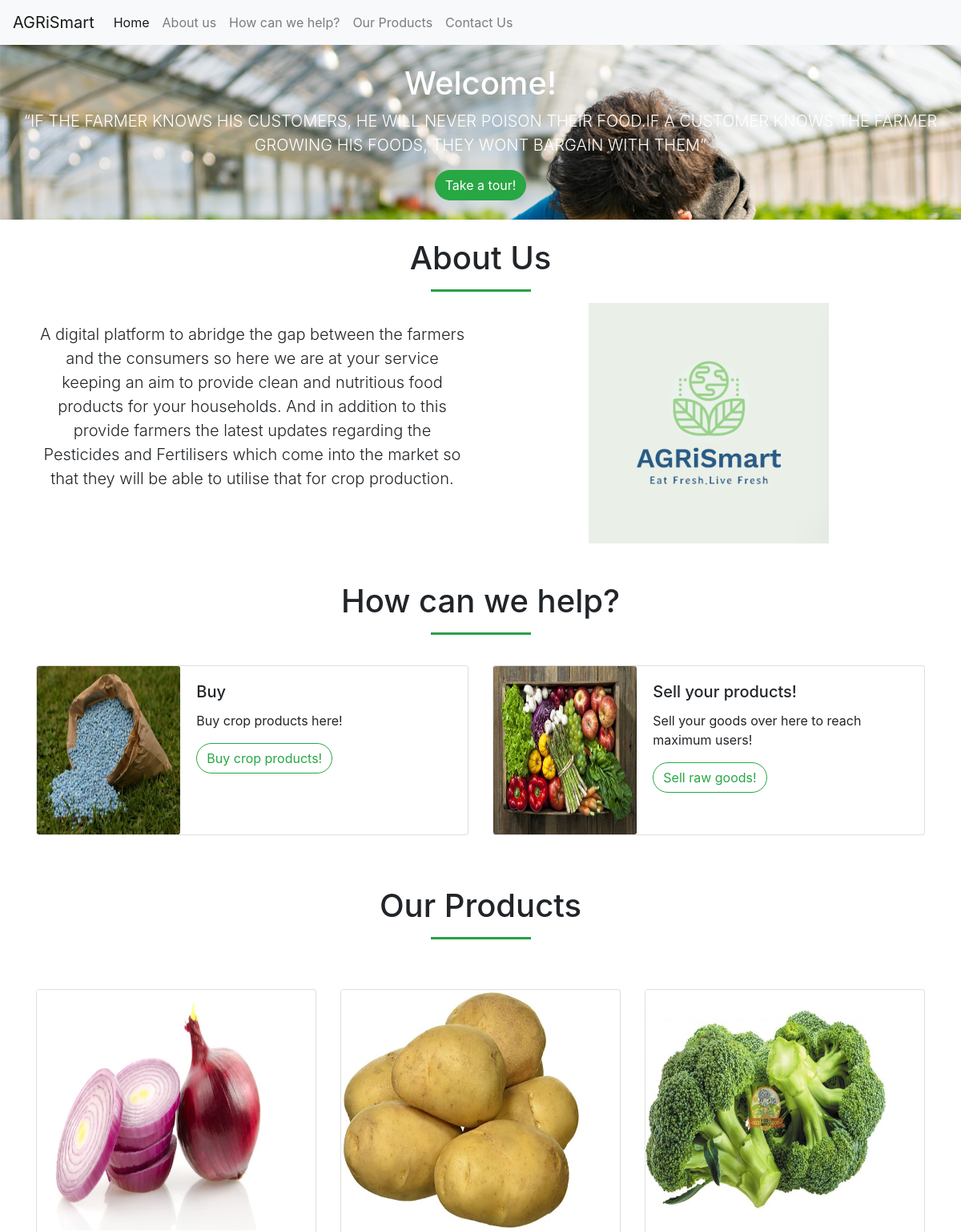
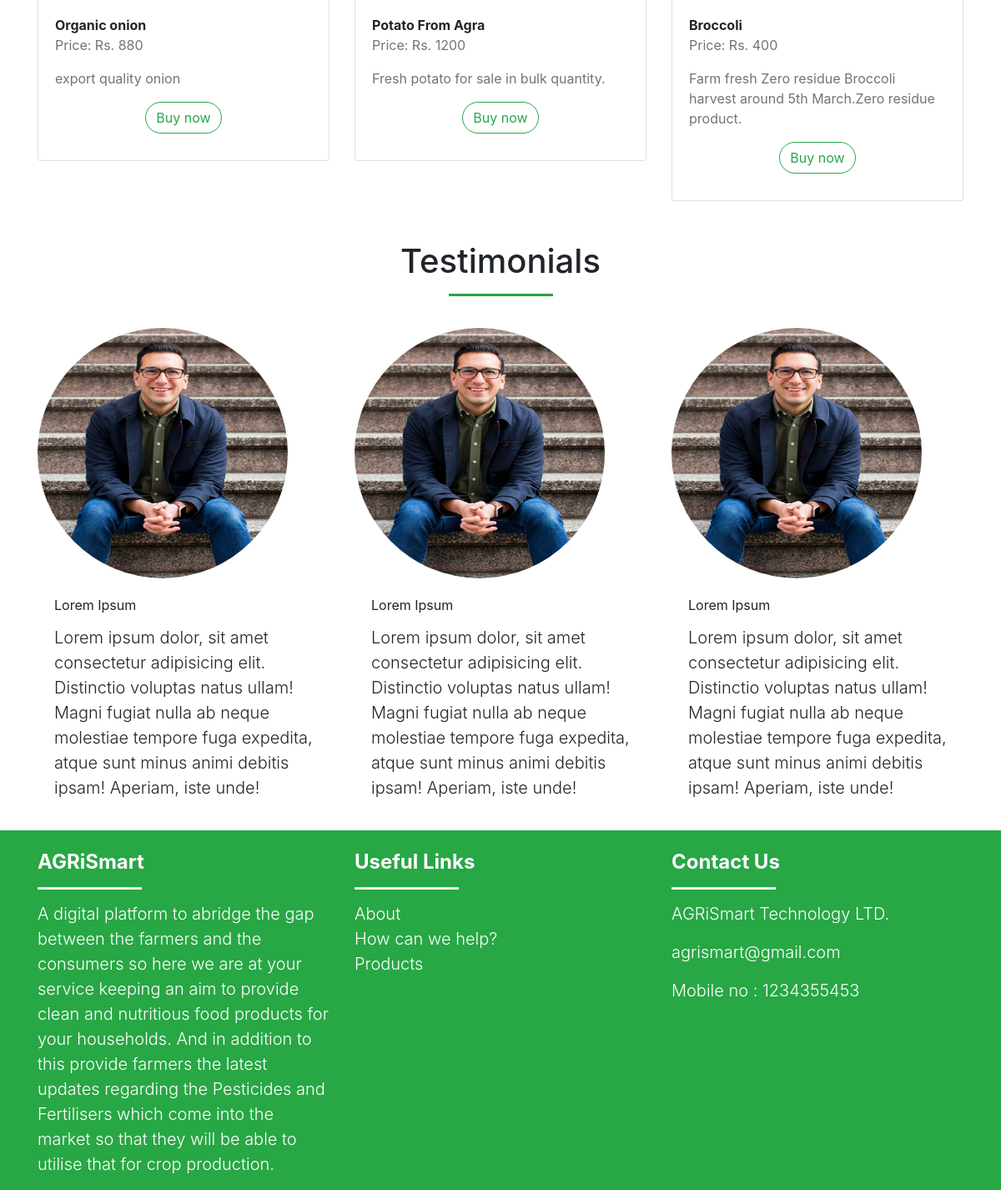
The page / on the database its author committed (2 pictures, top to bottom).
### tables this page shows
CREATE TABLE `products` (
  `id` int(100) NOT NULL,
  `pname` varchar(255) NOT NULL,
  `price` varchar(255) NOT NULL,
  `ptype` varchar(255) NOT NULL,
  `p_img` varchar(255) NOT NULL,
  `quantity` varchar(255) NOT NULL,
  `details` varchar(255) NOT NULL
);

### index.php (the view, shortened to what this page needs)
<?php
  include('./config.php');
?>
<!DOCTYPE html>
<html lang="en">
<head>
    <link rel="stylesheet" href="./assets/css/style.css">
    <link rel="stylesheet" href="https://stackpath.bootstrapcdn.com/bootstrap/4.5.0/css/bootstrap.min.css">
    <link rel="stylesheet" href="https://use.fontawesome.com/releases/v5.8.2/css/all.css">
    <link href="https://cdn.rawgit.com/michalsnik/aos/2.1.1/dist/aos.css" rel="stylesheet">
</head>
<body>
    <nav class="navbar navbar-expand-lg navbar-light bg-light">
        <a class="navbar-brand" href="#">AGRiSmart</a>
        <div class="collapse navbar-collapse" id="navbarSupportedContent">
          <ul class="navbar-nav mr-auto">
            <li class="nav-item active">
              <a class="nav-link" href="index.php">Home<span class="sr-only">(current)</span></a>
            </li>
            <li class="nav-item">
              <a class="nav-link" href="index.php#about">About us</a>
            </li>
            <li class="nav-item">
              <a class="nav-link" href="index.php#categories">How can we help?</a>
            </li>
            <li class="nav-item">
              <a class="nav-link" href="index.php#products">Our Products</a>
            </li>
            <li class="nav-item">
              <a class="nav-link" href="index.php#footer">Contact Us</a>
            </li>
          </ul>
        </div>
      </nav>
      <div class="banner" style="background-image: url(./assets/images/bg.jpg);">
            <div class="welcome text-center">
                <h1 class="mt-4" style="display: inline-block;">Welcome!</h1>
                <p class="lead">
                “IF THE FARMER KNOWS HIS CUSTOMERS, HE WILL NEVER POISON THEIR FOOD.IF A CUSTOMER KNOWS THE FARMER GROWING HIS FOODS, THEY WONT BARGAIN WITH THEM”
                </p>
                <a href="index.php#about" class="btn btn-success mb-4">Take a tour!</a>
            </div>
      </div><br>
      <section id="about">
          <div class="container text-center" data-aos="fade-up" data-aos-delay="200">
            <h1 style="display: inline-block;">About Us</h1><br>
            <hr class=" mb-2 mt-0 d-inline-block mx-auto" style="width: 125px; height: 2px;background-color: #28a745;"><br>
            <div class="row" data-aos="fade-up" data-aos-delay="300">
                <div class="col-md-6 mt-4">
                    <p class="lead">
                    A digital platform to abridge the gap between the farmers and the consumers so here we are at your service keeping an aim to provide clean and nutritious food products for your households. And in addition to this provide farmers the latest updates regarding the Pesticides and Fertilisers which come into the market so that they will be able to utilise that for crop production.
                    </p>
                </div>
                <div class="col-md-6">
                    <img src="./assets/images/about.png" alt="" width="300" height="300">
                </div>
            </div>
          </div>
      </section><br><br>
      <section id="categories">
        <div class="text-center" class="mt-4" data-aos="fade-up" data-aos-delay="200">
            <h1 style="display: inline-block;">How can we help?</h1><br>
            <hr class=" mb-2 mt-0 d-inline-block mx-auto" style="width: 125px; height: 2px;background-color: #28a745;"><br>
        </div>
        <div class="container mt-4" data-aos="fade-up" data-aos-delay="300">
            <div class="row">
                <div class="col-md-6">
                    <div class="card mb-3" style="max-width: 540px;">
                        <div class="row no-gutters">
                          <div class="col-md-4">
                            <img src="./assets/images/fertilisers.jpg" class="card-img" alt="..." height="210">
                          </div>
                          <div class="col-md-8">
                            <div class="card-body">
                              <h5 class="card-title">Buy</h5>
                              <p class="card-text">Buy crop products here!</p>
                              <a href="./buy" class="btn btn-outline-success">Buy crop products!</a>
                            </div>
                          </div>
                        </div>
                      </div>
                </div>
                <div class="col-md-6">
                    <div class="card mb-3" style="max-width: 540px;">
                        <div class="row no-gutters">
                          <div class="col-md-4">
                            <img src="./assets/images/goods.jpg" class="card-img" alt="..." height="210">
                          </div>
                          <div class="col-md-8">
                            <div class="card-body">
                              <h5 class="card-title">Sell your products!</h5>
                              <p class="card-text">Sell your goods over here to reach maximum users!</p>
                              <a href="./sell" class="btn btn-outline-success">Sell raw goods!</a>
                            </div>
                          </div>
                        </div>
                      </div>
                </div>
            </div>
        </div>
      </section><br>
      <section id="products" class="mt-4">
        <div class="text-center" class="mt-4"  data-aos="fade-up" data-aos-delay="200">
          <h1 style="display: inline-block;">Our Products</h1><br>
          <hr class=" mb-2 mt-0 d-inline-block mx-auto" style="width: 125px; height: 2px;background-color: #28a745;"><br>
      </div>
        <div class="container mt-4" data-aos="fade-up" data-aos-delay="300">
          <div class="row">
            <?php
              $product = "SELECT * FROM products LIMIT 3";
              $product_result = mysqli_query($con,$product) or die(mysqli_error($con));
              while($row = mysqli_fetch_assoc($product_result)) {
                $pid = $row['id'];
            ?>
            <div class="col-md-4 mt-4 mb-4">
                <div class="card">
                    <img src="./sell/products/<?php echo $row['p_img']; ?>" alt="" width="300" height="300">
                    <div class="card-body">
                        <div class="card-title">
                            <strong><?php echo $row['pname']; ?></strong>
                            <p class="text-muted">Price: Rs. <?php echo $row['price'] ?></p>
                            <p class="text-muted"><?php echo $row['details']; ?></p>
                            <div class="text-center">
                                <a href="./buy_product.php?pid=<?php echo $pid; ?>" style="border-radius: 25px;" class="btn btn-outline-success">Buy now</a>
                            </div>
                        </div>
                    </div>
                </div>
              </div>
                <?php
              }
                ?>
              </div>
            </div>
      </section><br>
      <section id="testimonial">
        <div class="text-center" class="mt-4" data-aos="fade-up" data-aos-delay="200">
          <h1 style="display: inline-block;">Testimonials</h1><br>
          <hr class=" mb-2 mt-0 d-inline-block mx-auto" style="width: 125px; height: 2px;background-color: #28a745;"><br>
        </div>
        <div class="container mt-4" data-aos="fade-up" data-aos-delay="300">
          <div class="row">
            <div class="col-md-4">
              <img src="./assets/images/user.jpg" alt="" width="300" height="300">
              <div class="card-body">
                <div class="card-title">
                  Lorem Ipsum
                </div>
                <p class="lead">
                  Lorem ipsum dolor, sit amet consectetur adipisicing elit. Distinctio voluptas natus ullam! Magni fugiat nulla ab neque molestiae tempore fuga expedita, atque sunt minus animi debitis ipsam! Aperiam, iste unde!
                </p>
              </div>
            </div>
            <div class="col-md-4">
              <img src="./assets/images/user.jpg" alt="" width="300" height="300">
              <div class="card-body">
                <div class="card-title">
                  Lorem Ipsum
                </div>
                <p class="lead">
                  Lorem ipsum dolor, sit amet consectetur adipisicing elit. Distinctio voluptas natus ullam! Magni fugiat nulla ab neque molestiae tempore fuga expedita, atque sunt minus animi debitis ipsam! Aperiam, iste unde!
                </p>
              </div>
            </div>
            <div class="col-md-4">
              <img src="./assets/images/user.jpg" alt="" width="300" height="300">
              <div class="card-body">
                <div class="card-title">
                  Lorem Ipsum
                </div>
                <p class="lead">
                  Lorem ipsum dolor, sit amet consectetur adipisicing elit. Distinctio voluptas natus ullam! Magni fugiat nulla ab neque molestiae tempore fuga expedita, atque sunt minus animi debitis ipsam! Aperiam, iste unde!
                </p>
              </div>
            </div>
          </div>
        </div>
      </section>
      <section id="footer">
        <div class="footer" style="background-color: #28a745;" data-aos="fade-up" data-aos-delay="300">
          <div class="container">
            <div class="row">
              <div class="col-md-4">
                <h4 class="mt-4" style="color: #ffffff;"><strong>AGRiSmart</strong></h4>
                <hr class=" mb-2 mt-0 d-inline-block mx-auto" style="width: 125px; height: 2px;background-color: #ffffff;">
                <p class="lead" style="color: #ffffff;">
                A digital platform to abridge the gap between the farmers and the consumers so here we are at your service keeping an aim to provide clean and nutritious food products for your households. And in addition to this provide farmers the latest updates regarding the Pesticides and Fertilisers which come into the market so that they will be able to utilise that for crop production.
                </p>
              </div>
              <div class="col-md-4">
                <h4 class="mt-4" style="color: #ffffff;"><strong>Useful Links</strong></h4>
                <hr class=" mb-2 mt-0 d-inline-block mx-auto" style="width: 125px; height: 2px;background-color: #ffffff;"><br>
                <a href="index.php#about" class="lead" style="color: #ffffff;">About</a><br>
                <a href="index.php#categories" class="lead" style="color: #ffffff;">How can we help?</a><br>
                <a href="index.php#products" class="lead" style="color: #ffffff;">Products</a>
              </div>
              <div class="col-md-4">
                <h4 class="mt-4" style="color: #ffffff;"><strong>Contact Us</strong></h4>
                <hr class=" mb-2 mt-0 d-inline-block mx-auto" style="width: 125px; height: 2px;background-color: #ffffff;">
                <p class="lead" style="color: #ffffff;">AGRiSmart Technology LTD.</p>
                <p class="lead" style="color: #ffffff;">agrismart@gmail.com </p>
                <p class="lead" style="color: #ffffff;">Mobile no : 1234355453</p>
              </div>
            </div>
          </div>
        </div>
      </section>
</body>
</html>

### assets/css/style.css (style rules this page uses)
.banner { background-size: cover; }
.banner .welcome { color: #ffffff; }
.btn { border-radius: 25px !important; }
#testimonial img { border-radius: 50%; }

### rows shown on the page
products: p_img (picture), pname "Organic onion", price "880", details "export quality onion"
products: p_img (picture), pname "Potato From Agra", price "1200", details "Fresh potato for sale in bulk quantity."
products: p_img (picture), pname "Broccoli", price "400", details "Farm fresh Zero residue Broccoli harvest around 5th March.Zero residue product."
